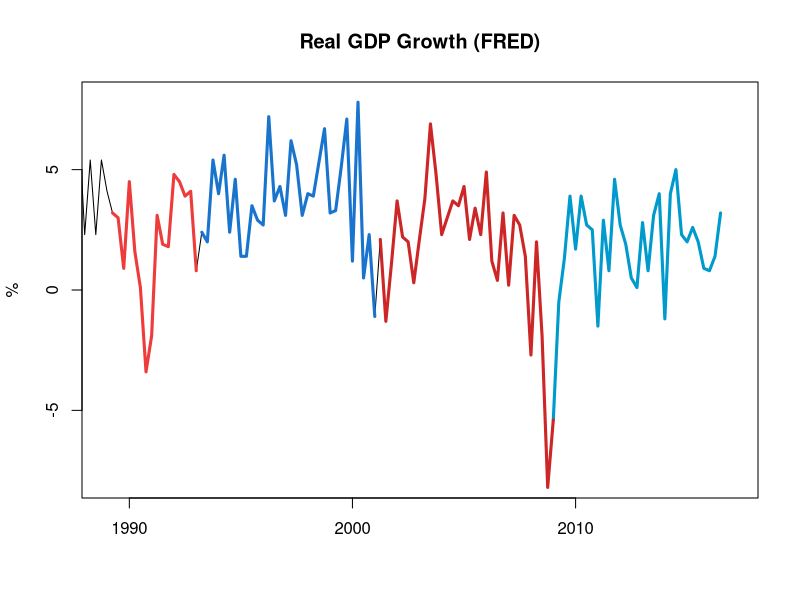

Generate this figure with R: (Note: this script raises an error after producing the figure.)
library(lubridate)
library(plyr)
library(dplyr)

RGDP <- read.table("./RGDP_CHANGE.csv", sep=",", header= TRUE)
RGDP$DATE <- ymd(RGDP$DATE)

CARTER <- RGDP[RGDP$DATE >= ymd(19790120),]
CARTER <- CARTER[CARTER$DATE <= ymd(19830201),]
CARTER <- mutate(CARTER, PRES = "39_Carter")

REAGAN <- RGDP[RGDP$DATE >= ymd(19830120),]
REAGAN <- REAGAN[REAGAN$DATE <= ymd(19890201),]
REAGAN <- mutate(REAGAN, PRES = "40_Reagan")

BUSHSR <- RGDP[RGDP$DATE >= ymd(19890120),]
BUSHSR <- BUSHSR[BUSHSR$DATE <= ymd(19930201),]
BUSHSR <- mutate(BUSHSR, PRES = "41_Bush")

CLINTON <- RGDP[RGDP$DATE >= ymd(19930120),]
CLINTON <- CLINTON[CLINTON$DATE <= ymd(20010120),]
CLINTON <- mutate(CLINTON, PRES = "42_Clinton")

BUSH <- RGDP[RGDP$DATE >= ymd(20010120),]
BUSH <- BUSH[BUSH$DATE <= ymd(20090201),]
BUSH <- mutate(BUSH, PRES = "43_Bush")

OBAMA <- RGDP[RGDP$DATE >= ymd(20090101),]
OBAMA <- OBAMA[OBAMA$DATE <= ymd(20170130),]
OBAMA <- mutate(OBAMA, PRES = "44_Obama")

RGDP_N <- rbind(CLINTON, BUSH, OBAMA)

png("RGDP.png",height=2000, width=4000,res=200)
plot(RGDP[,1:2],type="l", m="Real GDP Growth (FRED)", xlab="", ylab="%",ylim=c(-8,8),xlim=c(ymd(19890101),ymd(20170120)))
#lines(CARTER[,1:2],type="l",col="blue3",lwd=3)
#lines(REAGAN[,1:2],type="l",col="firebrick2",lwd=3)
lines(BUSHSR[,1:2],type="l",col="brown2",lwd=3)
lines(CLINTON[,1:2],type="l",col="dodgerblue3",lwd=3)
lines(OBAMA[,1:2],type="l",col="deepskyblue3",lwd=3)
lines(BUSH[,1:2],type="l",col="firebrick3",lwd=3)
library(Hmisc)
minor.tic(nx=5)
legend("topleft", legend=c("Clinton","Bush", "Obama", "Bush Sr"),col=c("dodgerblue3","firebrick3","deepskyblue3","brown2"), lty=1,lwd=2)
abline(0,0)
#temp <- as.data.frame(())
text(15500,-6.2,"Obama: 1.80% mean", col="deepskyblue3")
text(12500,-6.64,"Bush Jr: 1.66% mean", col="firebrick3")
text(10000,-4.24,"Clinton: 3.76% mean", col="dodgerblue3")
text(8000,-5.94,"Bush Sr: 2.06% mean",col="brown2")
#text(6000,-3.21,"Reagan: 4.79% mean",col="firebrick2")
#text(5000,-7.34,"Carter: 0.66% mean",col="blue3")
dev.off()
